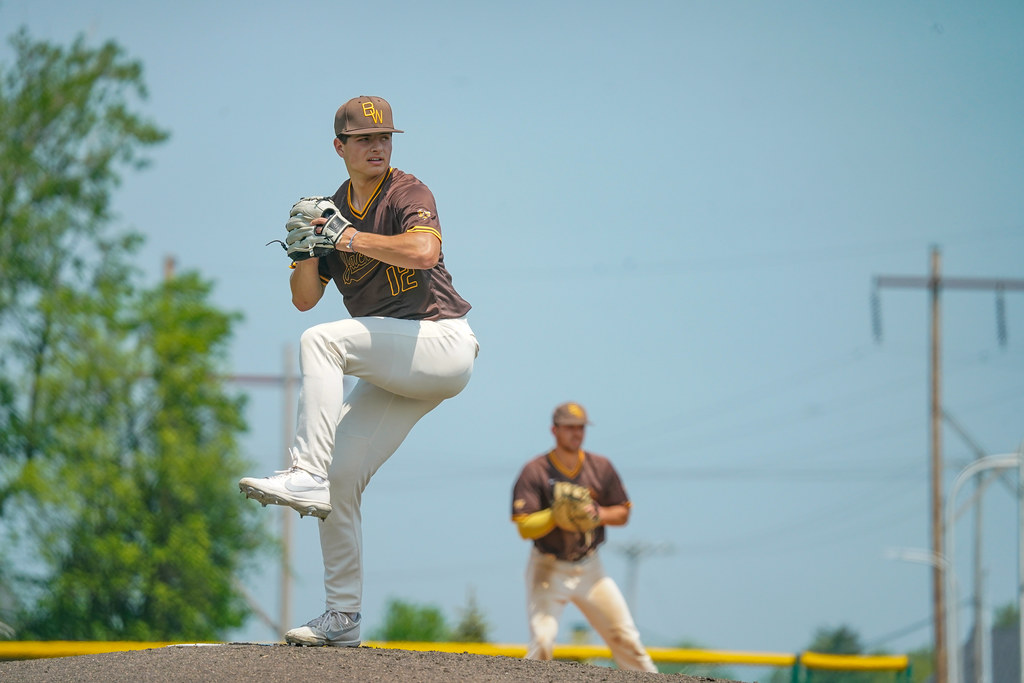
//> input picture assets/images/baseball.jpg, 1024 x 683 px
$ ./solucaoBReferencia   (built with g++ and OpenCV 4)
//> lines starting //> are read from the running program, lines starting //| are printed output that depends on the picture
#include "include/mst.hpp"
#include <iostream>
#include <filesystem>
#include <random>
#include <numeric>
#include <algorithm>
#include <unordered_map>

using namespace std;
using namespace cv;
namespace fs = std::filesystem;


static string imagePath = "assets/images/baseball.jpg";

// ------------------------------------------------------------
// Disjoint-set com rank (union by rank + path compression)
// Guarda também o índice do nó BPTAO criado na última união.
// ------------------------------------------------------------
struct DSU {
    vector<int> parent, rank_;
    vector<int> bptao_node; // qual nó da árvore representa este componente

    DSU(int n) : parent(n), rank_(n, 0), bptao_node(n) {
        iota(parent.begin(), parent.end(), 0);
        iota(bptao_node.begin(), bptao_node.end(), 0);
    }

    int find(int u) {
        if (parent[u] != u) parent[u] = find(parent[u]);
        return parent[u];
    }

    // retorna a raiz do conjunto resultante
    int unite(int u, int v) {
        u = find(u); v = find(v);
        if (u == v) return u;
        if (rank_[u] < rank_[v]) swap(u, v);
        parent[v] = u;
        if (rank_[u] == rank_[v]) rank_[u]++;
        return u;
    }
};

// ------------------------------------------------------------
// Nó da BPTAO (Binary Partition Tree by Altitude Ordering)
// Cada nó folha corresponde a um pixel; os nós internos são
// criados conforme o algoritmo de Kruskal processa as arestas.
// ------------------------------------------------------------
struct BPTNode {
    int  left  = -1;   // filho esquerdo (-1 → folha)
    int  right = -1;   // filho direito  (-1 → folha)
    int  level = 0;    // peso da aresta que criou este nó
    int  size  = 1;    // número de pixels no sub-componente
};

// ------------------------------------------------------------
// Estrutura principal: grafo + BPTAO
// ------------------------------------------------------------
struct SolucaoB {
    // ---- grafo ----
    int rows, cols, N;  // dimensões e nº de pixels
    Mat image;

    struct Edge { int u, v, w; };
    vector<Edge> edges;

    // ---- árvore hierárquica ----
    vector<BPTNode> tree; // índices 0..N-1: folhas; N.. : internos

    // ---- mapeamento pixel→raiz da árvore ----
    // (atualizado pelo DSU durante Kruskal)
    DSU dsu;

    SolucaoB(const string& path) : dsu(0) {
        image = imread(path, IMREAD_COLOR);
        if (image.empty()) {
            cerr << "Erro ao carregar: " << path << endl;
            return;
        }
        rows = image.rows;
        cols = image.cols;
        N    = rows * cols;
        dsu  = DSU(N);

        // Inicializa folhas da árvore (uma por pixel)
        tree.resize(N);
        for (int i = 0; i < N; i++) {
            tree[i].left  = -1;
            tree[i].right = -1;
            tree[i].level =  0;
            tree[i].size  =  1;
        }
    }

    // Peso L1 entre dois pixels vizinhos (mesmo do Solução A)
    int weight(int r1, int c1, int r2, int c2) {
        Vec3b a = image.at<Vec3b>(r1, c1);
        Vec3b b = image.at<Vec3b>(r2, c2);
        return abs((int)a[0]-(int)b[0])
             + abs((int)a[1]-(int)b[1])
             + abs((int)a[2]-(int)b[2]);
    }

    // Seção 5 do artigo: Grid Graph (4-adjacência horizontal+vertical)
    void buildGraph() {
        edges.clear();
        edges.reserve(2 * N);

        for (int r = 0; r < rows; r++) {
            for (int c = 0; c < cols; c++) {
                int id = r * cols + c;
                if (c + 1 < cols)
                    edges.push_back({id, id + 1, weight(r,c,r,c+1)});
                if (r + 1 < rows)
                    edges.push_back({id, id + cols, weight(r,c,r+1,c)});
            }
        }

        // Ordena por peso — passo fundamental para Kruskal / BPTAO
        sort(edges.begin(), edges.end(),
             [](const Edge& a, const Edge& b){ return a.w < b.w; });
    }

    // --------------------------------------------------------
    // Algoritmo central (Seção 8.1 do artigo):
    // Constrói a BPTAO durante o Kruskal.
    //
    // Para cada aresta {u,v} (em ordem crescente de peso):
    //   se u e v pertencem a componentes distintos:
    //     1. cria nó interno na árvore com filhos = raízes dos dois
    //        componentes na BPTAO e nível = peso da aresta
    //     2. une os dois componentes no DSU
    //     3. aponta o novo nó BPTAO como representante do componente
    //        resultante
    // --------------------------------------------------------
    void buildBPTAO() {
        // Os índices 0..N-1 já estão reservados para folhas.
        // Nós internos serão adicionados a partir do índice N.

        for (const Edge& e : edges) {
            int ru = dsu.find(e.u);
            int rv = dsu.find(e.v);
            if (ru == rv) continue;

            // Índices dos nós BPTAO que representam os dois componentes
            int bu = dsu.bptao_node[ru];
            int bv = dsu.bptao_node[rv];

            // Cria nó interno
            BPTNode node;
            node.left  = bu;
            node.right = bv;
            node.level = e.w;
            node.size  = tree[bu].size + tree[bv].size;

            int newIdx = (int)tree.size();
            tree.push_back(node);

            // Une no DSU e registra o novo nó BPTAO
            int newRoot = dsu.unite(ru, rv);
            dsu.bptao_node[newRoot] = newIdx;
        }
    }

    // --------------------------------------------------------
    // Extração de segmentação: corte na BPTAO por nível máximo
    //
    // Percorre a árvore de cima para baixo.  Quando um nó
    // interno tem nível > cutLevel (peso da aresta), seus
    // filhos tornam-se raízes de regiões distintas.
    //
    // cutLevel = 0 → máxima fragmentação (cada pixel separado)
    // cutLevel = MAX_INT → segmento único
    //
    // O parâmetro targetRegions permite cortar por número de
    // regiões: busca binária no espaço de cutLevel.
    // --------------------------------------------------------
    unordered_map<int,int> extractSegmentation(int cutLevel) {
        // Mapeia nó BPTAO → id de região (pixel-leaf → region)
        // Percurso DFS iterativo
        unordered_map<int,int> leafToRegion;
        int regionCounter = 0;

        struct Frame { int nodeIdx; int regionId; };
        vector<Frame> stack;

        int root = (int)tree.size() - 1; // último nó inserido = raiz
        stack.push_back({root, -1});

        while (!stack.empty()) {
            auto [idx, parentRegion] = stack.back();
            stack.pop_back();

            bool isLeaf = (tree[idx].left == -1);

            if (isLeaf) {
                // Pixel: atribui região do pai
                leafToRegion[idx] = (parentRegion >= 0) ? parentRegion
                                                         : regionCounter++;
            } else {
                // Nó interno
                bool corta = (tree[idx].level > cutLevel);

                if (corta) {
                    // Cada filho inicia uma região nova
                    stack.push_back({tree[idx].right, regionCounter++});
                    stack.push_back({tree[idx].left,  regionCounter++});
                } else {
                    // Propaga a região do pai para os filhos
                    int rid = (parentRegion >= 0) ? parentRegion
                                                  : regionCounter++;
                    stack.push_back({tree[idx].right, rid});
                    stack.push_back({tree[idx].left,  rid});
                }
            }
        }

        return leafToRegion;
    }

    // Busca o menor cutLevel que produz ≤ targetRegions regiões
    int findCutLevel(int targetRegions) {
        // Coleta todos os níveis distintos da árvore
        vector<int> levels;
        levels.reserve(tree.size());
        for (int i = N; i < (int)tree.size(); i++)
            levels.push_back(tree[i].level);
        sort(levels.begin(), levels.end());
        levels.erase(unique(levels.begin(), levels.end()), levels.end());

        // Busca binária: queremos o menor nível tal que
        // countRegions(level) <= targetRegions
        int lo = 0, hi = (int)levels.size() - 1, best = levels.back();
        while (lo <= hi) {
            int mid = (lo + hi) / 2;
            auto seg = extractSegmentation(levels[mid]);
            int nReg = 0;
            for (auto& [k,v] : seg) nReg = max(nReg, v+1);

            if (nReg <= targetRegions) {
                best = levels[mid];
                hi   = mid - 1;
            } else {
                lo = mid + 1;
            }
        }
        return best;
    }

    // --------------------------------------------------------
    // Renderiza a segmentação com cores aleatórias (RGB) ou
    // escala de cinza determinística (igual à Solução A)
    // --------------------------------------------------------
    Mat render(const unordered_map<int,int>& leafToRegion, bool rgb) {
        Mat result(rows, cols, CV_8UC3);

        mt19937 rng(42);
        uniform_int_distribution<int> dist(0, 255);

        // Paleta de cores por região
        unordered_map<int,Vec3b> palette;

        for (int r = 0; r < rows; r++) {
            for (int c = 0; c < cols; c++) {
                int pixelId = r * cols + c;
                int regId   = leafToRegion.at(pixelId);

                Vec3b color;
                if (rgb) {
                    if (palette.find(regId) == palette.end())
                        palette[regId] = Vec3b(dist(rng), dist(rng), dist(rng));
                    color = palette[regId];
                } else {
                    int gray = (regId * 2654435761u) % 256;
                    color    = Vec3b(gray, gray, gray);
                }
                result.at<Vec3b>(r, c) = color;
            }
        }
        return result;
    }
};

// ------------------------------------------------------------
// Utilitário: salva imagem em assets/output/
// ------------------------------------------------------------
static void saveResult(const Mat& img, const string& srcPath,
                       const string& suffix,
                       const string& outDir = "assets/output") {
    fs::path p(srcPath);
    string base = p.stem().string();
    string ext  = p.extension().string();
    if (ext.empty()) ext = ".png";

    fs::create_directories(outDir);
    string out = outDir + "/" + base + "_" + suffix + ext;
    imwrite(out, img);
    cout << "Salvo: " << out << endl;
}

// ------------------------------------------------------------
// main
// ------------------------------------------------------------
int main() {
    cout << "Solucao B — Hierarchical MST (BPTAO, Cousty et al.)" << endl;

    SolucaoB sol(imagePath);
//> in SolucaoB, image is the input picture: 683 rows x 1024 cols, CV_8UC3; mean B, G, R 165.3, 166.2, 141.2
    if (sol.image.empty()) return 1;

    // 1) Constrói o grafo grid (Seção 5 do artigo)
    sol.buildGraph();

    // 2) Constrói a BPTAO via Kruskal (Seção 8.1)
    sol.buildBPTAO();

    cout << "BPTAO construída. Nós totais: " << sol.tree.size()
         << " (folhas: " << sol.N << ", internos: "
         << sol.tree.size() - sol.N << ")" << endl;
//| BPTAO construída. Nós totais: 1398783 (folhas: 699392, internos: 699391)

    // 3a) Segmentação por cutLevel fixo (ex.: peso 15)
    //     Equivale a extrair as quasi-flat zones com λ = cutLevel+1
    {
        int cutLevel = 50;
        auto seg = sol.extractSegmentation(cutLevel);
        int nReg = 0;
        for (auto& [k,v] : seg) nReg = max(nReg, v+1);
        cout << "cutLevel=" << cutLevel << " → " << nReg << " regioes" << endl;
//| cutLevel=50 → 9500 regioes

        Mat rgb  = sol.render(seg, true);
//> after the loop in render, `for (int r = 0; r < rows; r++)`:
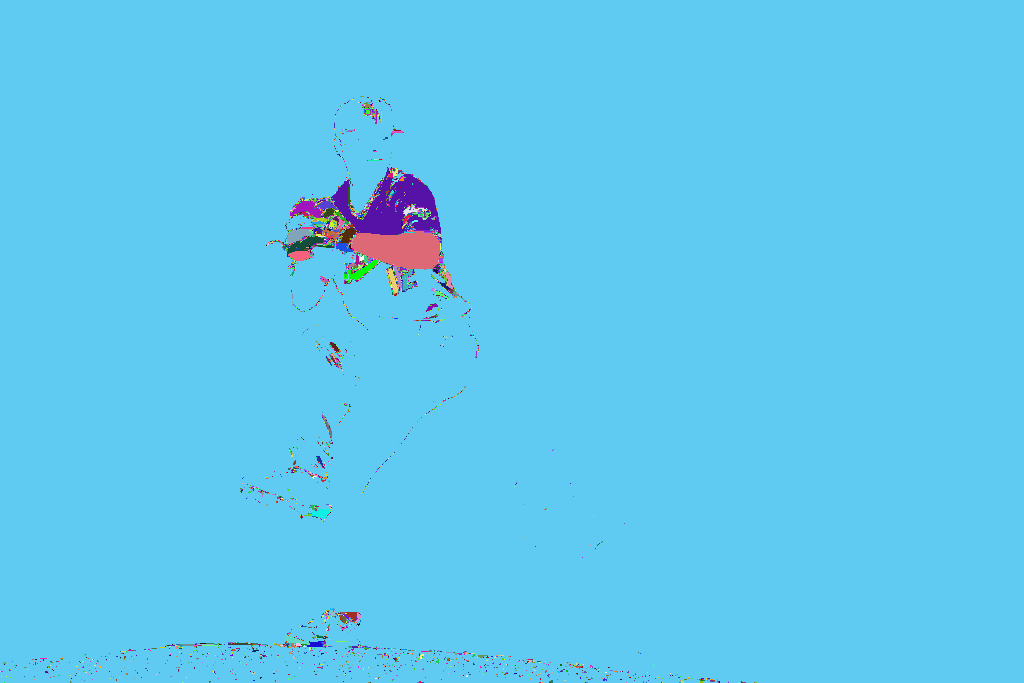
//> result: 683 rows x 1024 cols, CV_8UC3; mean B, G, R 240.4, 200.5, 95.8
        Mat gray = sol.render(seg, false);
//> call 2 of render, with rgb = false
//> after the loop in render (call 2), `for (int r = 0; r < rows; r++)`:
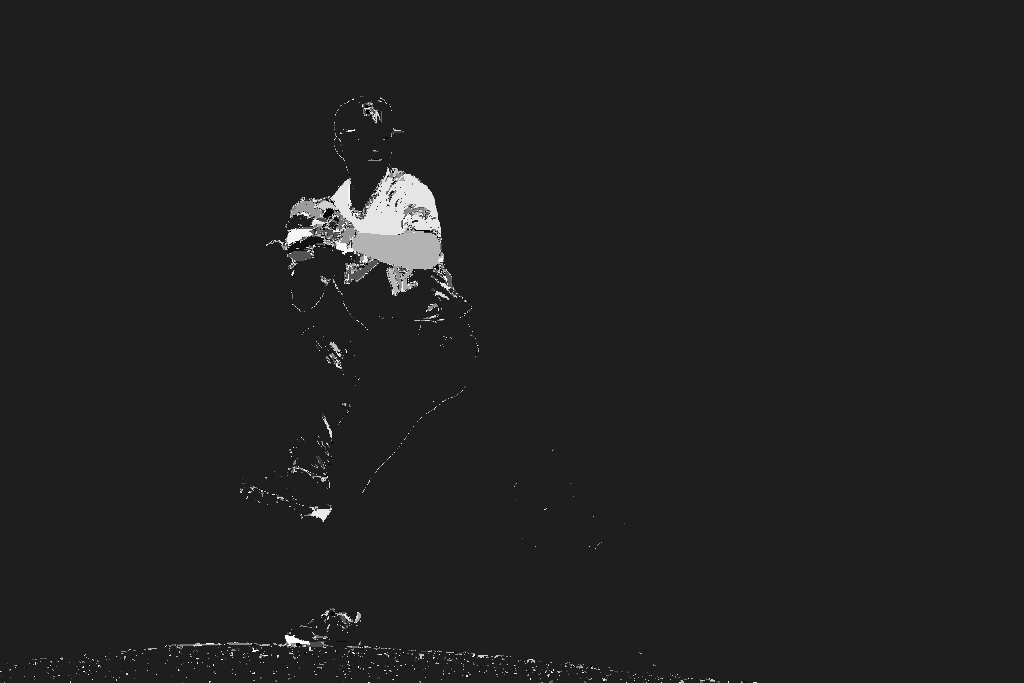
//> result: 683 rows x 1024 cols, CV_8UC3; min 0, max 255, mean 33.1
        saveResult(rgb,  imagePath, "B_rgb");
//> (the run ends here: the program stops with an error, at `fs::create_directories(outDir);`)

$ run again, with assets/images/building.jpg copied over assets/images/baseball.jpg
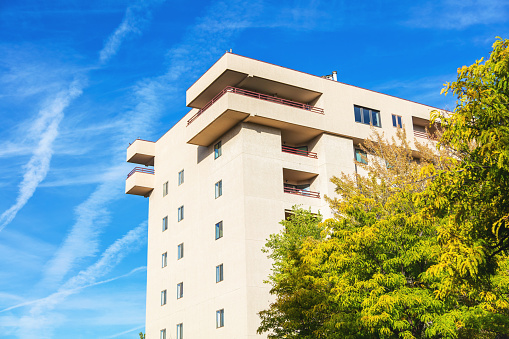
//> input picture assets/images/building.jpg, 509 x 339 px
//> in SolucaoB, image is the input picture: 339 rows x 509 cols, CV_8UC3; mean B, G, R 167.2, 161.7, 125.7
//| BPTAO construída. Nós totais: 345101 (folhas: 172551, internos: 172550)
//| cutLevel=50 → 40012 regioes
//> after the loop in render, `for (int r = 0; r < rows; r++)`:
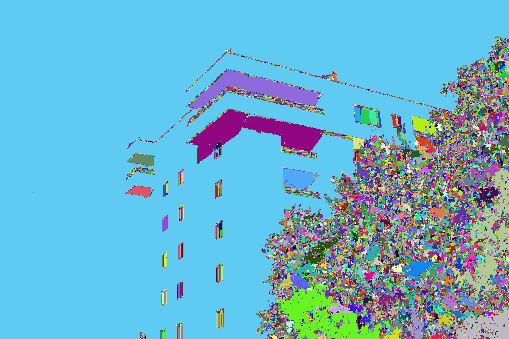
//> result: 339 rows x 509 cols, CV_8UC3; mean B, G, R 204.8, 178.1, 106.6
//> after the loop in render (call 2), `for (int r = 0; r < rows; r++)`:
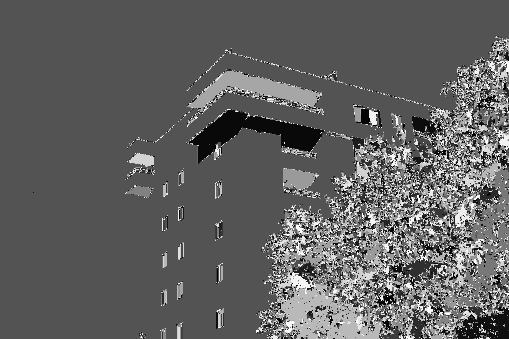
//> result: 339 rows x 509 cols, CV_8UC3; min 0, max 255, mean 96.9
